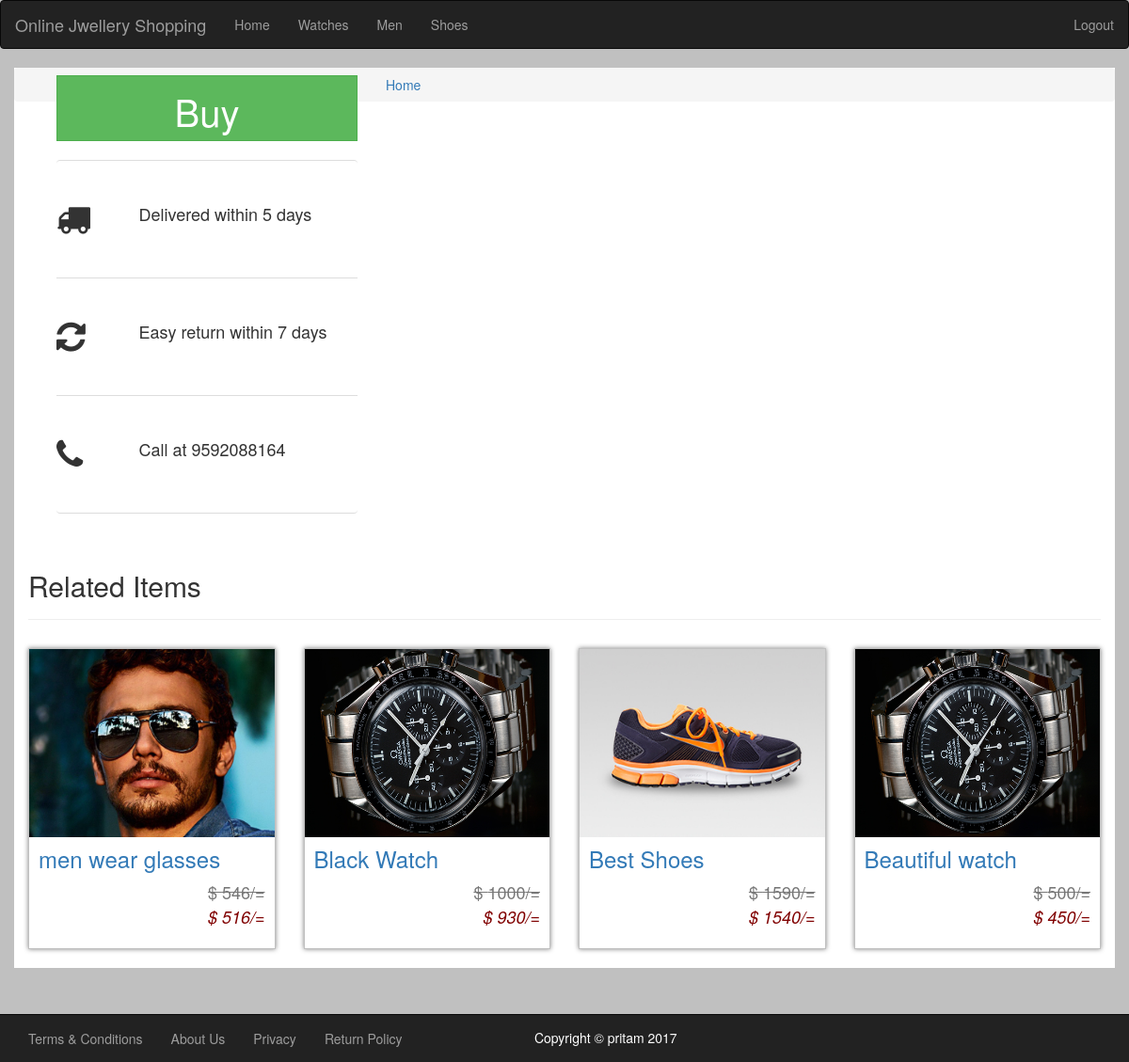
/item.php, run on the app's committed database.
### tables this page shows
CREATE TABLE IF NOT EXISTS `item_cat` (
  `cat_id` int(11) NOT NULL AUTO_INCREMENT,
  `cat_name` text NOT NULL,
  `cat_slug` text NOT NULL,
  PRIMARY KEY (`cat_id`)
);

CREATE TABLE IF NOT EXISTS `items` (
  `item_id` int(11) NOT NULL AUTO_INCREMENT,
  `item_image` text NOT NULL,
  `item_title` text NOT NULL,
  `item_description` text NOT NULL,
  `item_cat` text NOT NULL,
  `item_qty` int(11) NOT NULL,
  `item_cost` int(11) NOT NULL,
  `item_price` int(11) NOT NULL,
  `item_discount` int(11) NOT NULL,
  PRIMARY KEY (`item_id`)
);

### item.php (the view, shortened to what this page needs)
<?php include 'includes/db.php'; ?>
<html>
	<head>
		<link rel="stylesheet" href="css/font-awesome.css">
		<link rel="stylesheet" href="css/bootstrap.css">
		<link rel="stylesheet" href="css/style.css">
	</head>
	<body>
		<?php include 'includes/header.php';?>
		<div class="container">
			<div class="row">
				<ol class="breadcrumb">
					<li><a href="index.php">Home</a></li>
				<aside class="col-md-4">
					<div class="col-md-12">
						<a href="buy.php?chk_item_id=<?php echo $item_id;?>" class="btn btn-success btn-lg btn-block">Buy</a>
						<br>
						<ul class="list-group">
							<li class="list-group-item">
								<div class="row">
									<div class="col-md-3"><i class="fa fa-truck fa-2x"></i></div>
									<div class="col-md-9">Delivered within 5 days</div>
								</div>
							</li>
							<li class="list-group-item">
								<div class="row">
									<div class="col-md-3"><i class="fa fa-refresh fa-2x"></i></div>
									<div class="col-md-9">Easy return within 7 days</div>
								</div>
							</li>
							<li class="list-group-item">
								<div class="row">
									<div class="col-md-3"><i class="fa fa-phone fa-2x"></i></div>
									<div class="col-md-9">Call at 9592088164</div>
								</div>
							</li>
						</ul>
					</div>
				</aside>
			</div>
			<div class="page-header">
				<h2>Related Items</h2>
			</div>
			<section class="row">
				<?php
					$rel_sql = "SELECT * FROM items ORDER BY rand() LIMIT 4";
					$rel_run = mysqli_query($conn,$rel_sql);
					while($rel_rows = mysqli_fetch_assoc($rel_run)){
						$discounted_price = $rel_rows['item_price'] - $rel_rows['item_discount'];
						$item_title = str_replace(' ','-',$rel_rows['item_title']);
						echo "
							<div class='col-md-3'>
								<div class='col-md-12 single-item noPadding'>
									<div class='top'><img src='$rel_rows[item_image]' class='img-responsive'></div>
									<div class='bottom'>
										<h3 class='item-title'><a href='item.php?item_id=$rel_rows[item_id]&item_title=$item_title'>$rel_rows[item_title]</a></h3>
										<div class='pull-right cutted-price text-muted'><del>$ $rel_rows[item_price]/=</del></div>
										<div class='clearfix'></div>
										<div class='pull-right discounted-price'>$ $discounted_price/=</div>
									</div>
								</div>
							</div>
						";
					}
				?>
			</section>
		</div>
		<br><br><br><br><br>
		<?php include 'includes/footer.php'; ?>
	</body>
</html>

### includes/header.php
<nav class="navbar navbar-inverse ">
	<div class="container-fluid">
		<div class="navbar-header">
			<a href="" class="navbar-brand">Online Jwellery Shopping</a>
		</div>
		<ul class="nav navbar-nav">
			<li><a href="index.php">Home</a></li>
			<?php
				$cat_sql = "SELECT * FROM item_cat";
				$cat_run = mysqli_query($conn,$cat_sql);
				while($cat_rows = mysqli_fetch_assoc($cat_run)){
					$cat_name = ucwords($cat_rows['cat_name']);
					if($cat_rows['cat_slug'] = ' '){
						$cat_slug = $cat_rows['cat_name'];
					}
					else{
						$cat_slug = $cat_rows['cat_slug'];
					}
					echo "<li><a href='category.php?category=$cat_slug'>$cat_name</a></li>";
				}
			?>
		</ul>
		<ul class="nav navbar-nav navbar-right">
			<li><a href="#">Logout</a></li>
		</ul>
	</div>
</nav>

### css/style.css (style rules this page uses)
.noPadding { padding: 0; }
.container { background: white; }
.single-item { margin-top: 10px; margin-bottom: 20px; height: 320px; border: 1px solid silver; box-shadow: 0 0 5px gray; }
.top { background: maroon; height: 200px; }
.top img { height: 100%; width: 100%; }
.bottom { height: 100px; }
.item-title { color: maroon; margin-top: 0; margin-left: 10px; padding-top: 10px; }
.cutted-price { font-size: 18px; margin-right: 10px; }
.discounted-price { font-size: 18px; margin-right: 10px; color: maroon; font-style: italic; }
.list-group .list-group-item { font-size: 18px; border-right: 0; border-left:0px; padding: 44px 0 44px 0; }

### item.php (style rules this page uses)
.btn { border-radius: 0; height: 70px; font-size: 40px; }
body { background: silver; }

### data on the page
item_cat: cat_name "Watches"
item_cat: cat_name "Men"
item_cat: cat_name "Shoes"
items: item_image (picture), item_title "men wear glasses", item_price "546", discounted_price "516"
items: item_image (picture), item_title "Black Watch", item_price "1000", discounted_price "930"
items: item_image (picture), item_title "Best Shoes", item_price "1590", discounted_price "1540"
items: item_image (picture), item_title "Beautiful watch", item_price "500", discounted_price "450"
